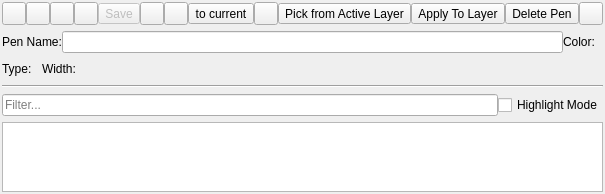
<?xml version="1.0" encoding="UTF-8"?>
<ui version="4.0">
 <class>LC_PenPaletteWidget</class>
 <widget class="QWidget" name="LC_PenPaletteWidget">
  <property name="geometry">
   <rect>
    <x>0</x>
    <y>0</y>
    <width>334</width>
    <height>180</height>
   </rect>
  </property>
  <property name="sizePolicy">
   <sizepolicy hsizetype="Preferred" vsizetype="Preferred">
    <horstretch>0</horstretch>
    <verstretch>0</verstretch>
   </sizepolicy>
  </property>
  <property name="windowTitle">
   <string>Pen Palette</string>
  </property>
  <layout class="QGridLayout" name="gridLayout">
   <property name="sizeConstraint">
    <enum>QLayout::SetDefaultConstraint</enum>
   </property>
   <property name="leftMargin">
    <number>2</number>
   </property>
   <property name="topMargin">
    <number>2</number>
   </property>
   <property name="rightMargin">
    <number>2</number>
   </property>
   <property name="bottomMargin">
    <number>2</number>
   </property>
   <property name="horizontalSpacing">
    <number>0</number>
   </property>
   <item row="1" column="0">
    <layout class="QHBoxLayout" name="layButtons">
     <item>
      <widget class="QToolButton" name="tbEditSelectResolvedFromEntity">
       <property name="toolTip">
        <string>Fill Pen Editor by Entity Drawing Pen</string>
       </property>
       <property name="text">
        <string/>
       </property>
       <property name="icon">
        <iconset resource="../../res/extui/extui.qrc">
         <normaloff>:/extui/relzeromove.png</normaloff>:/extui/relzeromove.png</iconset>
       </property>
      </widget>
     </item>
     <item>
      <widget class="QToolButton" name="tbEditSelectFromEntity">
       <property name="toolTip">
        <string>Fill Pen Editor by Entity Attributes</string>
       </property>
       <property name="text">
        <string/>
       </property>
       <property name="icon">
        <iconset resource="../../res/extui/extui.qrc">
         <normaloff>:/extui/selectsingle.png</normaloff>:/extui/selectsingle.png</iconset>
       </property>
      </widget>
     </item>
     <item>
      <widget class="QToolButton" name="tbEditSelectEntitiesByResolvedPen">
       <property name="toolTip">
        <string>Select Entities By Drawing Pen</string>
       </property>
       <property name="text">
        <string/>
       </property>
       <property name="icon">
        <iconset resource="../../res/extui/extui.qrc">
         <normaloff>:/extui/selectinvert.png</normaloff>:/extui/selectinvert.png</iconset>
       </property>
      </widget>
     </item>
     <item>
      <widget class="QToolButton" name="tbEditSelectEntities">
       <property name="toolTip">
        <string>Select Entities By Pen Attributes</string>
       </property>
       <property name="text">
        <string/>
       </property>
       <property name="icon">
        <iconset resource="../../res/extui/extui.qrc">
         <normaloff>:/extui/selectinters.png</normaloff>:/extui/selectinters.png</iconset>
       </property>
      </widget>
     </item>
     <item>
      <widget class="QToolButton" name="tbEditSave">
       <property name="enabled">
        <bool>false</bool>
       </property>
       <property name="toolTip">
        <string>Save</string>
       </property>
       <property name="text">
        <string>Save</string>
       </property>
       <property name="icon">
        <iconset resource="../../res/actions/actions.qrc">
         <normaloff>:/actions/filesave.png</normaloff>:/actions/filesave.png</iconset>
       </property>
      </widget>
     </item>
     <item>
      <widget class="QToolButton" name="tbEditApplyToSelection">
       <property name="toolTip">
        <string>Apply Pen To Selection</string>
       </property>
       <property name="text">
        <string/>
       </property>
       <property name="icon">
        <iconset resource="../../res/extui/extui.qrc">
         <normaloff>:/extui/selectdoubles.png</normaloff>:/extui/selectdoubles.png</iconset>
       </property>
      </widget>
     </item>
     <item>
      <widget class="QToolButton" name="tbEditApplyFromCurrent">
       <property name="toolTip">
        <string>Fill Editor Pen by Current Pen</string>
       </property>
       <property name="text">
        <string/>
       </property>
       <property name="icon">
        <iconset resource="../../res/actions/actions.qrc">
         <normaloff>:/actions/editredo.png</normaloff>:/actions/editredo.png</iconset>
       </property>
      </widget>
     </item>
     <item>
      <widget class="QToolButton" name="tbSetAsCurrent">
       <property name="toolTip">
        <string>Apply Editor Pen As Current Pen</string>
       </property>
       <property name="text">
        <string>to current</string>
       </property>
       <property name="icon">
        <iconset resource="../../res/actions/actions.qrc">
         <normaloff>:/actions/editundo.png</normaloff>:/actions/editundo.png</iconset>
       </property>
      </widget>
     </item>
     <item>
      <widget class="QToolButton" name="tbUpdateCurrentPenByActiveLayer">
       <property name="toolTip">
        <string>Update Current Pen by Active Layer' Pen</string>
       </property>
       <property name="text">
        <string/>
       </property>
       <property name="icon">
        <iconset resource="../../res/extui/extui.qrc">
         <normaloff>:/extui/back.png</normaloff>:/extui/back.png</iconset>
       </property>
      </widget>
     </item>
     <item>
      <widget class="QToolButton" name="tbPickFromActiveLayer">
       <property name="toolTip">
        <string>Fill Pen Editor from Active Layer's Pen</string>
       </property>
       <property name="text">
        <string>Pick from Active Layer</string>
       </property>
       <property name="icon">
        <iconset resource="../../res/extui/extui.qrc">
         <normaloff>:/extui/selectlayer.png</normaloff>:/extui/selectlayer.png</iconset>
       </property>
      </widget>
     </item>
     <item>
      <widget class="QToolButton" name="tbApplyToActiveLayer">
       <property name="toolTip">
        <string>Apply Editor Pen to Active Layer Pen</string>
       </property>
       <property name="text">
        <string>Apply To Layer</string>
       </property>
       <property name="icon">
        <iconset resource="../../res/ui/ui.qrc">
         <normaloff>:/ui/layeredit.png</normaloff>:/ui/layeredit.png</iconset>
       </property>
      </widget>
     </item>
     <item>
      <widget class="QToolButton" name="tbRemove">
       <property name="toolTip">
        <string>Remove Selected Pen</string>
       </property>
       <property name="text">
        <string>Delete Pen</string>
       </property>
       <property name="icon">
        <iconset resource="../../res/icons/icons.qrc">
         <normaloff>:/icons/remove.svg</normaloff>:/icons/remove.svg</iconset>
       </property>
      </widget>
     </item>
    </layout>
   </item>
   <item row="12" column="0" colspan="2">
    <widget class="QTableView" name="tableView">
     <property name="sizePolicy">
      <sizepolicy hsizetype="Expanding" vsizetype="Expanding">
       <horstretch>1</horstretch>
       <verstretch>1</verstretch>
      </sizepolicy>
     </property>
     <property name="minimumSize">
      <size>
       <width>0</width>
       <height>0</height>
      </size>
     </property>
     <property name="sizeAdjustPolicy">
      <enum>QAbstractScrollArea::AdjustToContents</enum>
     </property>
     <property name="autoScrollMargin">
      <number>6</number>
     </property>
     <property name="editTriggers">
      <set>QAbstractItemView::NoEditTriggers</set>
     </property>
     <property name="showDropIndicator" stdset="0">
      <bool>false</bool>
     </property>
     <property name="dragDropOverwriteMode">
      <bool>false</bool>
     </property>
     <property name="selectionMode">
      <enum>QAbstractItemView::SingleSelection</enum>
     </property>
     <property name="selectionBehavior">
      <enum>QAbstractItemView::SelectRows</enum>
     </property>
     <property name="iconSize">
      <size>
       <width>24</width>
       <height>24</height>
      </size>
     </property>
     <property name="showGrid">
      <bool>false</bool>
     </property>
     <property name="gridStyle">
      <enum>Qt::DashLine</enum>
     </property>
     <property name="cornerButtonEnabled">
      <bool>false</bool>
     </property>
     <attribute name="horizontalHeaderVisible">
      <bool>false</bool>
     </attribute>
     <attribute name="horizontalHeaderMinimumSectionSize">
      <number>24</number>
     </attribute>
     <attribute name="horizontalHeaderStretchLastSection">
      <bool>true</bool>
     </attribute>
     <attribute name="verticalHeaderVisible">
      <bool>false</bool>
     </attribute>
    </widget>
   </item>
   <item row="7" column="0" colspan="2">
    <layout class="QHBoxLayout" name="layTypeWidth">
     <item>
      <widget class="QLabel" name="lType">
       <property name="sizePolicy">
        <sizepolicy hsizetype="Preferred" vsizetype="Expanding">
         <horstretch>0</horstretch>
         <verstretch>0</verstretch>
        </sizepolicy>
       </property>
       <property name="minimumSize">
        <size>
         <width>40</width>
         <height>0</height>
        </size>
       </property>
       <property name="text">
        <string>Type:</string>
       </property>
      </widget>
     </item>
     <item>
      <widget class="QG_LineTypeBox" name="cbType" native="true"/>
     </item>
     <item>
      <widget class="QLabel" name="label">
       <property name="sizePolicy">
        <sizepolicy hsizetype="Preferred" vsizetype="Expanding">
         <horstretch>0</horstretch>
         <verstretch>0</verstretch>
        </sizepolicy>
       </property>
       <property name="minimumSize">
        <size>
         <width>40</width>
         <height>0</height>
        </size>
       </property>
       <property name="text">
        <string>Width:</string>
       </property>
      </widget>
     </item>
     <item>
      <widget class="QG_WidthBox" name="cbWidth" native="true"/>
     </item>
     <item>
      <spacer name="horizontalSpacer_2">
       <property name="orientation">
        <enum>Qt::Horizontal</enum>
       </property>
       <property name="sizeHint" stdset="0">
        <size>
         <width>0</width>
         <height>20</height>
        </size>
       </property>
      </spacer>
     </item>
    </layout>
   </item>
   <item row="6" column="0" colspan="2">
    <layout class="QHBoxLayout" name="layPenColor">
     <item>
      <widget class="QLabel" name="lblName">
       <property name="sizePolicy">
        <sizepolicy hsizetype="Preferred" vsizetype="Expanding">
         <horstretch>0</horstretch>
         <verstretch>0</verstretch>
        </sizepolicy>
       </property>
       <property name="text">
        <string>Pen Name:</string>
       </property>
      </widget>
     </item>
     <item>
      <widget class="QLineEdit" name="lePenName">
       <property name="enabled">
        <bool>true</bool>
       </property>
       <property name="sizePolicy">
        <sizepolicy hsizetype="Preferred" vsizetype="Preferred">
         <horstretch>2</horstretch>
         <verstretch>0</verstretch>
        </sizepolicy>
       </property>
       <property name="minimumSize">
        <size>
         <width>0</width>
         <height>0</height>
        </size>
       </property>
       <property name="maximumSize">
        <size>
         <width>16777215</width>
         <height>16777215</height>
        </size>
       </property>
       <property name="baseSize">
        <size>
         <width>130</width>
         <height>22</height>
        </size>
       </property>
      </widget>
     </item>
     <item>
      <widget class="QLabel" name="lColor">
       <property name="sizePolicy">
        <sizepolicy hsizetype="Preferred" vsizetype="Expanding">
         <horstretch>0</horstretch>
         <verstretch>0</verstretch>
        </sizepolicy>
       </property>
       <property name="minimumSize">
        <size>
         <width>40</width>
         <height>0</height>
        </size>
       </property>
       <property name="text">
        <string>Color:</string>
       </property>
      </widget>
     </item>
     <item>
      <widget class="QG_ColorBox" name="cbColor" native="true"/>
     </item>
     <item>
      <spacer name="horizontalSpacer">
       <property name="orientation">
        <enum>Qt::Horizontal</enum>
       </property>
       <property name="sizeHint" stdset="0">
        <size>
         <width>0</width>
         <height>20</height>
        </size>
       </property>
      </spacer>
     </item>
    </layout>
   </item>
   <item row="8" column="0" colspan="2">
    <widget class="Line" name="line">
     <property name="orientation">
      <enum>Qt::Horizontal</enum>
     </property>
    </widget>
   </item>
   <item row="1" column="1">
    <widget class="QToolButton" name="tbSettings">
     <property name="toolTip">
      <string>Settings</string>
     </property>
     <property name="styleSheet">
      <string notr="true"/>
     </property>
     <property name="text">
      <string/>
     </property>
     <property name="icon">
      <iconset resource="../../res/actions/actions.qrc">
       <normaloff>:/actions/configure.png</normaloff>:/actions/configure.png</iconset>
     </property>
    </widget>
   </item>
   <item row="10" column="0" colspan="2">
    <layout class="QHBoxLayout" name="layFilter">
     <item>
      <widget class="QLineEdit" name="leFilterMask">
       <property name="sizePolicy">
        <sizepolicy hsizetype="Minimum" vsizetype="Minimum">
         <horstretch>1</horstretch>
         <verstretch>0</verstretch>
        </sizepolicy>
       </property>
       <property name="minimumSize">
        <size>
         <width>50</width>
         <height>0</height>
        </size>
       </property>
       <property name="placeholderText">
        <string>Filter...</string>
       </property>
       <property name="clearButtonEnabled">
        <bool>true</bool>
       </property>
      </widget>
     </item>
     <item>
      <widget class="QCheckBox" name="cbHighlightMode">
       <property name="sizePolicy">
        <sizepolicy hsizetype="Preferred" vsizetype="Preferred">
         <horstretch>0</horstretch>
         <verstretch>0</verstretch>
        </sizepolicy>
       </property>
       <property name="text">
        <string>Highlight Mode</string>
       </property>
      </widget>
     </item>
    </layout>
   </item>
  </layout>
 </widget>
 <customwidgets>
  <customwidget>
   <class>QG_WidthBox</class>
   <extends>QWidget</extends>
   <header>qg_widthbox.h</header>
  </customwidget>
  <customwidget>
   <class>QG_LineTypeBox</class>
   <extends>QWidget</extends>
   <header>qg_linetypebox.h</header>
  </customwidget>
  <customwidget>
   <class>QG_ColorBox</class>
   <extends>QWidget</extends>
   <header>qg_colorbox.h</header>
  </customwidget>
 </customwidgets>
 <resources>
  <include location="../../res/ui/ui.qrc"/>
  <include location="../../res/actions/actions.qrc"/>
  <include location="../../res/icons/icons.qrc"/>
  <include location="../../res/icons/icons.qrc"/>
  <include location="../../res/extui/extui.qrc"/>
 </resources>
 <connections/>
</ui>
